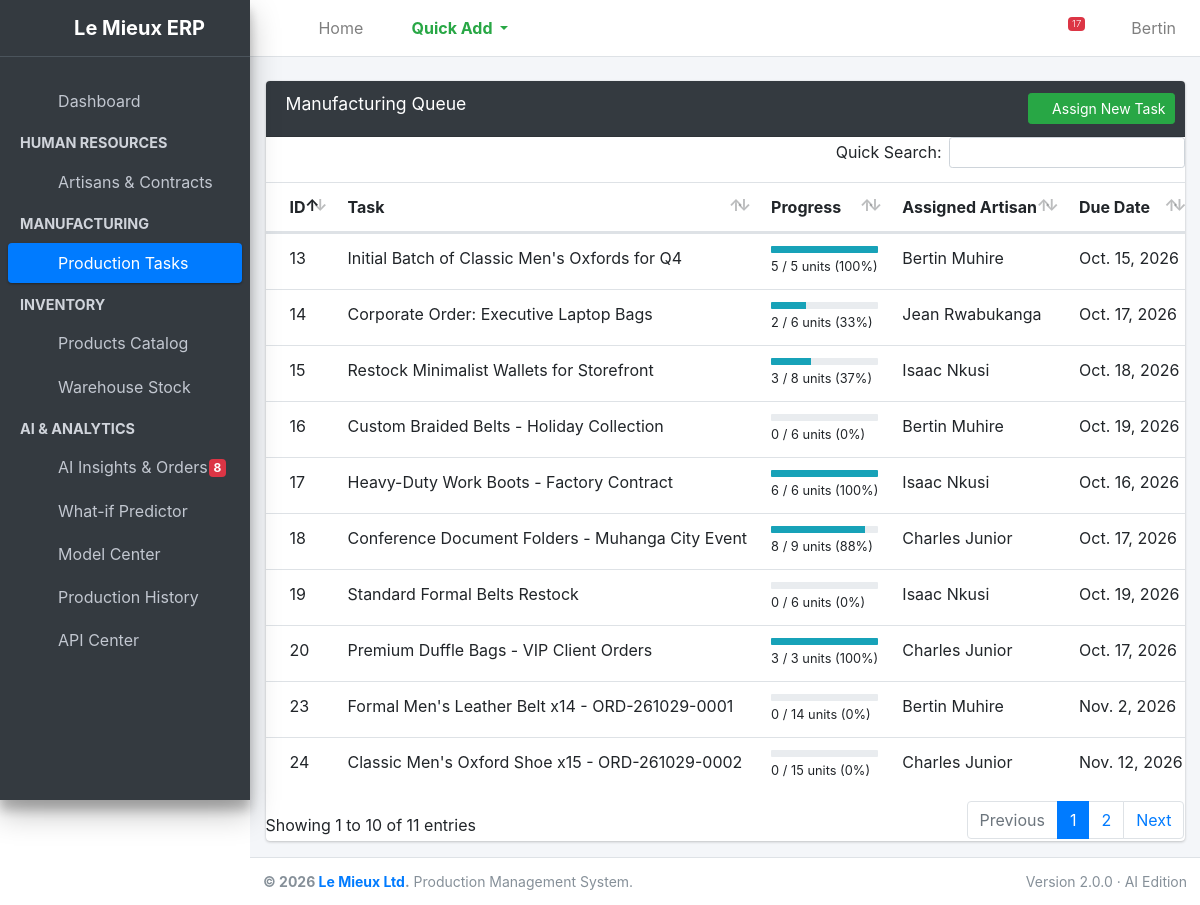
/production/tasks/ (signed in), run on an earlier commit of the app's database.
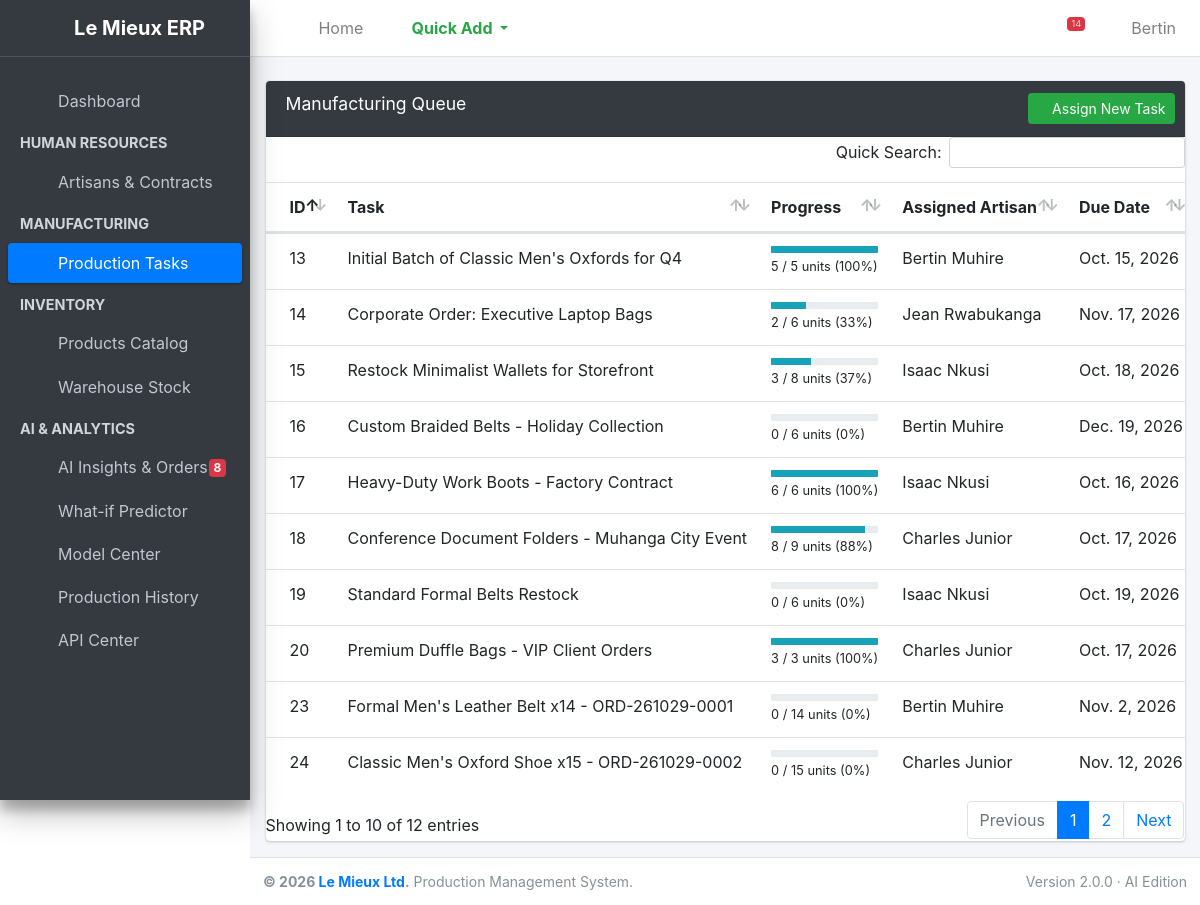
And on a later commit of the database.
### production/models.py (models this page shows, shortened)
class ProductionTask(models.Model):
    STATUS_CHOICES = [
        ('Pending', 'Pending'),
        ('In Progress', 'In Progress'),
        ('Completed', 'Completed'),
    ]
    title = models.CharField(max_length=200, help_text="e.g. Batch 1: Classic Belts")
    product = models.ForeignKey(Product, on_delete=models.PROTECT, related_name='tasks', null=True)
    target_quantity = models.PositiveIntegerField(default=1)
    produced_quantity = models.PositiveIntegerField(default=0)
    description = models.TextField(blank=True, null=True)
    assigned_to = models.ForeignKey(Employee, on_delete=models.SET_NULL, null=True, related_name='tasks')
    status = models.CharField(max_length=20, choices=STATUS_CHOICES, default='Pending')
    due_date = models.DateField()
    created_at = models.DateTimeField(auto_now_add=True)
    @property
    def is_overdue(self):
        if self.due_date and self.status != 'Completed':
            return self.due_date < datetime.date.today()
        return False
    @property
    def progress_percentage(self):
        if self.target_quantity == 0:
            return 0
        return int((self.produced_quantity / self.target_quantity) * 100)
    def __init__(self, *args, **kwargs):
        super().__init__(*args, **kwargs)
        self._original_target = self.target_quantity if self.pk else 0
        self._original_due = self.due_date if self.pk else None

### employees/models.py (models this page shows, shortened)
class Employee(models.Model):
    first_name = models.CharField(max_length=50)
    last_name = models.CharField(max_length=50)
    department = models.ForeignKey(Department, on_delete=models.CASCADE, related_name='employees')
    hire_date = models.DateField(auto_now_add=True)
    is_active = models.BooleanField(default=True)
    def __str__(self):
        return f"{self.first_name} {self.last_name}"

### production/views.py (the view)
# urls.py: path('tasks/', views.task_list, name='task_list'),
@login_required
def task_list(request):
    tasks = ProductionTask.objects.all().select_related('assigned_to')
    return render(request, 'production/task_list.html', {'tasks': tasks})

### production/templates/production/task_list.html (shortened to what this page needs)
{% extends 'base.html' %}
{% load static %}
{% block content %}
<div class="row">
    <div class="col-12">
        <div class="card">
            <div class="card-header bg-dark">
                <h3 class="card-title">Manufacturing Queue</h3>
                <div class="card-tools">
                    {% if request.user.is_staff %}
                        <a href="{% url 'production:task_create' %}" class="btn btn-success btn-sm">
                            <i class="fas fa-plus"></i> Assign New Task
                        </a>
                    {% endif %}
                </div>
            </div>
            <div class="card-body table-responsive p-0">
                <table class="table table-hover text-nowrap">
                    <thead>
                        <tr>
                            <th>ID</th>
                            <th>Task</th>
                            <th>Progress</th>
                            <th>Assigned Artisan</th>
                            <th>Due Date</th>
                        </tr>
                    </thead>
                    <tbody>
                        {% for task in tasks %}
                        <tr>
                            <td>{{ task.id }}</td>
                            <td>{{ task.title }}</td>
                            <td>
                                <div class="progress progress-xs">
                                    <div class="progress-bar bg-info" style="width: {{ task.progress_percentage }}%"></div>
                                </div>
                                <small>{{ task.produced_quantity }} / {{ task.target_quantity }} units ({{ task.progress_percentage }}%)</small>
                            </td>
                            <td>{{ task.assigned_to|default:"Unassigned" }}</td>
                            <td>{{ task.due_date }}</td>
                                {% url 'production:task_detail' task.pk as view_url %}
                                {% url 'production:task_update' task.pk as edit_url %}
                                {% url 'production:task_delete' task.pk as delete_url %}
                        </tr>
                        {% empty %}
                        <tr>
                            <td colspan="7" class="text-center py-4 text-muted">No production tasks scheduled for Le Mieux Ltd.</td>
                        </tr>
                        {% endfor %}
                    </tbody>
                </table>
            </div>
        </div>
    </div>
</div>
{% endblock %}
{% block extra_css %}
    <link rel="stylesheet" href="{% static 'plugins/datatables-bs4/css/dataTables.bootstrap4.min.css' %}">
{% endblock %}

### templates/base.html (shortened to what the changed rows need)
{% load static %}
<!DOCTYPE html>
<html lang="en">
<head>
    <link rel="stylesheet" href="{% static 'plugins/fontawesome-free/css/all.min.css' %}">
    <link rel="stylesheet" href="{% static 'dist/css/adminlte.min.css' %}">
    <link rel="stylesheet" href="{% static 'analytics/analytics.css' %}">
    {% block extra_css %}{% endblock %}
</head>
<body class="hold-transition sidebar-mini layout-fixed">
<div class="wrapper">
    <nav class="main-header navbar navbar-expand navbar-white navbar-light">
        <ul class="navbar-nav ml-auto">
            <li class="nav-item dropdown">
                <a class="nav-link" data-toggle="dropdown" href="#" title="System Alerts">
                    {% if nav_alerts.total %}<span class="badge badge-danger navbar-badge">{{ nav_alerts.total }}</span>{% endif %}
                </a>
            </li>
        </ul>
    </nav>
    <div class="content-wrapper">
        <section class="content pt-4">
            <div class="container-fluid">
                {% block content %}
                {% endblock %}
            </div>
        </section>
    </div>
</div>
</body>
</html>

What changed in the data, as far as the page shows it:
changed ProductionTask "Corporate Order: Executive Laptop Bags": due_date "Oct. 17, 2026" → "Nov. 17, 2026"
changed ProductionTask "Custom Braided Belts - Holiday Collection": due_date "Oct. 19, 2026" → "Dec. 19, 2026"
Also different on the page:
{{ nav_alerts.total }}: "17" → "14"
text written by a page script: "Quick Search: Showing 1 to 10 of 11 entries Previous 1 2 Next" → "Quick Search: Showing 1 to 10 of 12 entries Previous 1 2 Next"
